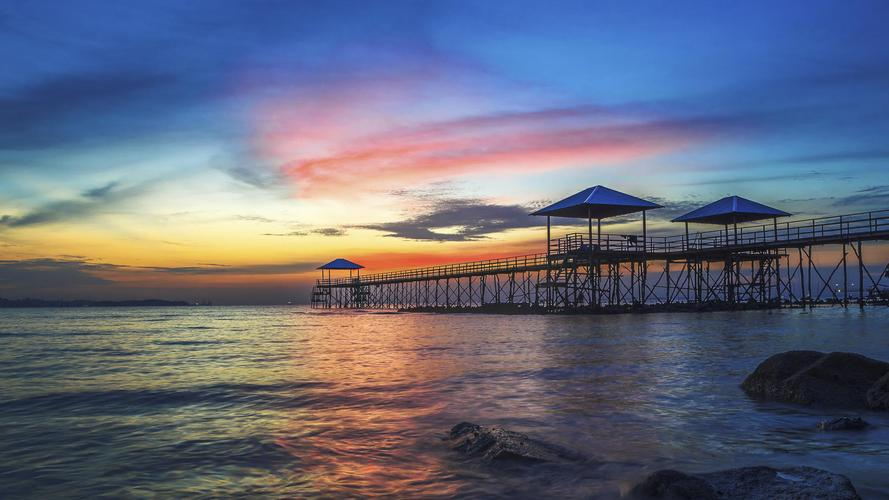
#> input picture condaPython/test_picture/cloud.jpeg, 889 x 500 px, found by its file name; its folder holds only this picture in this run
$ python imageFilter.py
#> lines starting #> are read from the running program, lines starting #| are printed output that depends on the picture
from PIL import Image
from PIL import ImageFilter
import os

Input_dir = r".\test_picture"  # 原图片路径
Output_dir = r".\save_picture\imageEnhance"  # 修改后图片保存路径

for name in os.listdir(Input_dir):
    img_path = os.path.join(Input_dir, name)
    img = Image.open(img_path)
#> img is the input picture: PIL image 889x500 RGB; mean R, G, B 101.5, 106, 124.4
    # img01 = img.filter(ImageFilter.BLUR)  # 增加模糊滤镜
    # img01.show()  # 展示图片
    img02 = img.filter(ImageFilter.CONTOUR)  # 提取图像轮廓
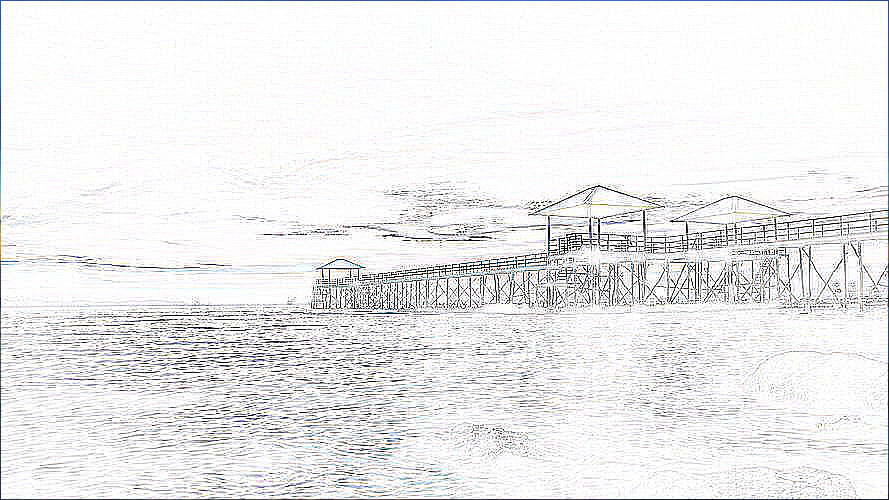
#> img02: PIL image 889x500 RGB; mean R, G, B 236.4, 236.8, 236.8
    img02.show()  # 展示图片
